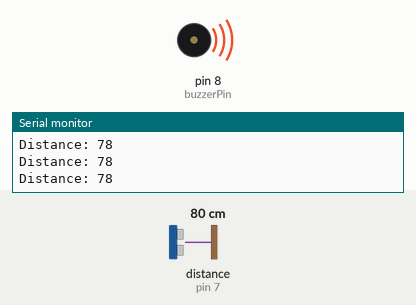
This sketch was run on a simulated Arduino Uno, built with avr-gcc and run on an emulated ATmega328P. Parts: buzzer (waves = sounding), the last lines printed to the serial monitor. Wiring (inferred from the names in the program): ultrasonic range finder: trigger pin 6; echo pin 7. The test bench sets the inputs (shaded band); at power-on: distance to the obstacle (sensor on pin 7) 80 cm. The echo pulse lasts 58.3 µs per cm.

Above: at 1.4 s.
1.5 s: distance to the obstacle (sensor on pin 7) set to 18 cm
3.0 s: distance to the obstacle (sensor on pin 7) set to 14 cm
At 3.8 s:
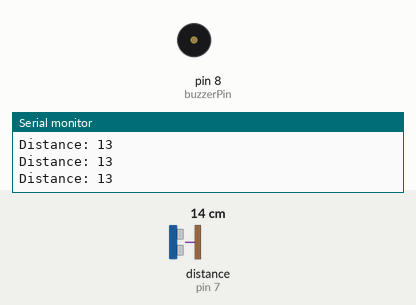
4.5 s: distance to the obstacle (sensor on pin 7) set to 35 cm
At 5.7 s:
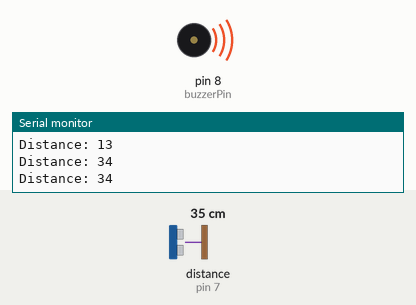
6.0 s: distance to the obstacle (sensor on pin 7) set to 9 cm
At 7.8 s:
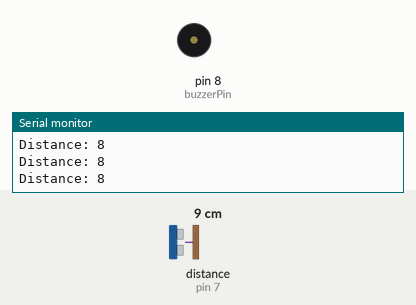
Timing chart, 0 to 8.8 s (numbered marks = the images above; inputs shaded):
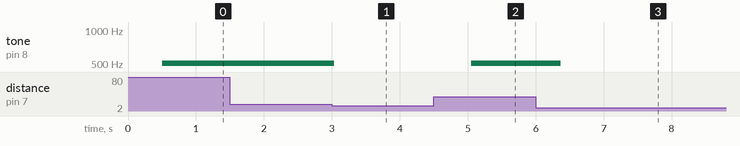

Measured:
- the behaviour switches between 17 and 16 cm on distance to the obstacle (sensor on pin 7) (found by bisection; images 0 and 1)
- after the input at 3.0 s, tone on pin 8 (buzzerPin): 510 Hz → silent at once
- after the input at 4.5 s, tone on pin 8 (buzzerPin): silent → 510 Hz after 0.55 s
- after the input at 6.0 s, tone on pin 8 (buzzerPin): 510 Hz → silent after 0.37 s

The sketch:

PassiveBuzzerPoliceSiren.ino
```cpp
#define trigPin 6
#define echoPin 7
#define buzzerPin 8

void setup() {
  pinMode(trigPin, OUTPUT);
  pinMode(echoPin, INPUT);
  pinMode(buzzerPin, OUTPUT);
  Serial.begin(9600);
}

void loop() {
  long duration;
  int distance;

  digitalWrite(trigPin, LOW);
  delayMicroseconds(2);
  digitalWrite(trigPin, HIGH);
  delayMicroseconds(10);
  digitalWrite(trigPin, LOW);

  duration = pulseIn(echoPin, HIGH);
  distance = duration * 0.034 / 2;

  Serial.print("Distance: ");
  Serial.println(distance);

  if (distance > 15) {
    // Police siren tone with passive buzzer
    for (int i = 500; i < 1000; i += 10) {
      tone(buzzerPin, i);
      delay(5);
    }
    for (int i = 1000; i > 500; i -= 10) {
      tone(buzzerPin, i);
      delay(5);
    }
  } else {
    noTone(buzzerPin);
  }

  delay(100);
}
```
